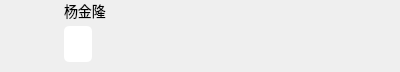
<?xml version="1.0" encoding="UTF-8"?>
<ui version="4.0">
 <class>ChatYouWidget</class>
 <widget class="QWidget" name="ChatYouWidget">
  <property name="geometry">
   <rect>
    <x>0</x>
    <y>0</y>
    <width>400</width>
    <height>66</height>
   </rect>
  </property>
  <property name="windowTitle">
   <string>Form</string>
  </property>
  <layout class="QGridLayout" name="gridLayout">
   <property name="leftMargin">
    <number>0</number>
   </property>
   <property name="topMargin">
    <number>0</number>
   </property>
   <property name="rightMargin">
    <number>0</number>
   </property>
   <property name="bottomMargin">
    <number>0</number>
   </property>
   <property name="spacing">
    <number>0</number>
   </property>
   <item row="0" column="0">
    <layout class="QHBoxLayout" name="horizontalLayout">
     <property name="spacing">
      <number>12</number>
     </property>
     <property name="leftMargin">
      <number>0</number>
     </property>
     <property name="topMargin">
      <number>0</number>
     </property>
     <property name="rightMargin">
      <number>0</number>
     </property>
     <property name="bottomMargin">
      <number>10</number>
     </property>
     <item>
      <spacer name="horizontalSpacer_2">
       <property name="orientation">
        <enum>Qt::Horizontal</enum>
       </property>
       <property name="sizeType">
        <enum>QSizePolicy::Fixed</enum>
       </property>
       <property name="sizeHint" stdset="0">
        <size>
         <width>12</width>
         <height>20</height>
        </size>
       </property>
      </spacer>
     </item>
     <item>
      <layout class="QVBoxLayout" name="verticalLayout_2">
       <property name="leftMargin">
        <number>0</number>
       </property>
       <item>
        <widget class="QLabel" name="lblportrait">
         <property name="sizePolicy">
          <sizepolicy hsizetype="Fixed" vsizetype="Fixed">
           <horstretch>0</horstretch>
           <verstretch>0</verstretch>
          </sizepolicy>
         </property>
         <property name="minimumSize">
          <size>
           <width>40</width>
           <height>40</height>
          </size>
         </property>
         <property name="maximumSize">
          <size>
           <width>40</width>
           <height>40</height>
          </size>
         </property>
         <property name="text">
          <string/>
         </property>
         <property name="pixmap">
          <pixmap>:/image/portrait.png</pixmap>
         </property>
         <property name="scaledContents">
          <bool>true</bool>
         </property>
        </widget>
       </item>
       <item>
        <spacer name="verticalSpacer">
         <property name="orientation">
          <enum>Qt::Vertical</enum>
         </property>
         <property name="sizeHint" stdset="0">
          <size>
           <width>20</width>
           <height>0</height>
          </size>
         </property>
        </spacer>
       </item>
      </layout>
     </item>
     <item>
      <layout class="QVBoxLayout" name="verticalLayout">
       <property name="spacing">
        <number>4</number>
       </property>
       <property name="leftMargin">
        <number>0</number>
       </property>
       <item>
        <widget class="QLabel" name="lblName">
         <property name="styleSheet">
          <string notr="true">font-size: 14px;</string>
         </property>
         <property name="text">
          <string>杨金隆</string>
         </property>
         <property name="alignment">
          <set>Qt::AlignLeading|Qt::AlignLeft|Qt::AlignTop</set>
         </property>
        </widget>
       </item>
       <item>
        <layout class="QHBoxLayout" name="horizontalLayout_2">
         <property name="spacing">
          <number>0</number>
         </property>
         <property name="topMargin">
          <number>0</number>
         </property>
         <item>
          <widget class="QLabel" name="lblMsg">
           <property name="sizePolicy">
            <sizepolicy hsizetype="Preferred" vsizetype="Maximum">
             <horstretch>0</horstretch>
             <verstretch>0</verstretch>
            </sizepolicy>
           </property>
           <property name="maximumSize">
            <size>
             <width>314</width>
             <height>16777215</height>
            </size>
           </property>
           <property name="styleSheet">
            <string notr="true">background-color:#fff;
border-radius:5px;
padding:10px;
font-size:14px;</string>
           </property>
           <property name="text">
            <string/>
           </property>
          </widget>
         </item>
         <item>
          <spacer name="horizontalSpacer">
           <property name="orientation">
            <enum>Qt::Horizontal</enum>
           </property>
           <property name="sizeHint" stdset="0">
            <size>
             <width>20</width>
             <height>20</height>
            </size>
           </property>
          </spacer>
         </item>
        </layout>
       </item>
      </layout>
     </item>
    </layout>
   </item>
  </layout>
 </widget>
 <resources/>
 <connections/>
</ui>
